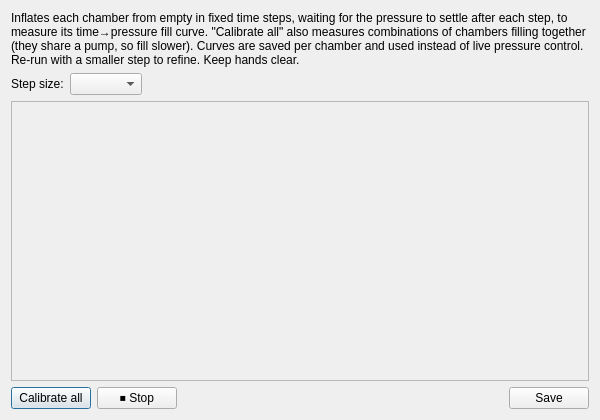
<?xml version="1.0" encoding="UTF-8"?>
<ui version="4.0">
 <class>FillCalibrationDialog</class>
 <widget class="QDialog" name="FillCalibrationDialog">
  <property name="geometry">
   <rect><x>0</x><y>0</y><width>600</width><height>420</height></rect>
  </property>
  <property name="windowTitle"><string>Calibrate Fill Times</string></property>
  <property name="minimumSize">
   <size><width>560</width><height>0</height></size>
  </property>
  <property name="maximumSize">
   <size><width>720</width><height>16777215</height></size>
  </property>
  <layout class="QVBoxLayout" name="verticalLayout">
   <item>
    <widget class="QLabel" name="intro_label">
     <property name="wordWrap"><bool>true</bool></property>
     <property name="text"><string>Inflates each chamber from empty in fixed time steps, waiting for the pressure to settle after each step, to measure its time→pressure fill curve. "Calibrate all" also measures combinations of chambers filling together (they share a pump, so fill slower). Curves are saved per chamber and used instead of live pressure control. Re-run with a smaller step to refine. Keep hands clear.</string></property>
    </widget>
   </item>
   <item>
    <layout class="QHBoxLayout" name="controls_row">
     <item>
      <widget class="QLabel" name="step_label">
       <property name="text"><string>Step size:</string></property>
      </widget>
     </item>
     <item>
      <widget class="QComboBox" name="step_combo">
       <property name="whatsThis"><string>Inflate-step granularity for the sweep. Coarse is fast; finer steps measure more points on the curve. Re-run a chamber with a finer step to refine its curve.</string></property>
      </widget>
     </item>
     <item>
      <spacer name="controls_spacer">
       <property name="orientation"><enum>Qt::Horizontal</enum></property>
       <property name="sizeHint" stdset="0"><size><width>40</width><height>20</height></size></property>
      </spacer>
     </item>
     <item>
      <widget class="QLabel" name="combo_status">
       <property name="whatsThis"><string>Progress of a "Calibrate all" run: which sweep is in progress out of the total, and which node/slots it covers (solo = one chamber, combo = several filling together to measure their shared-pump load).</string></property>
       <property name="text"><string/></property>
      </widget>
     </item>
    </layout>
   </item>
   <item>
    <widget class="QScrollArea" name="scroll_area">
     <property name="widgetResizable"><bool>true</bool></property>
     <property name="horizontalScrollBarPolicy"><enum>Qt::ScrollBarAlwaysOff</enum></property>
     <widget class="QWidget" name="rows_container">
      <layout class="QVBoxLayout" name="rows_layout">
       <property name="leftMargin"><number>0</number></property>
       <property name="topMargin"><number>0</number></property>
       <property name="rightMargin"><number>0</number></property>
       <property name="bottomMargin"><number>0</number></property>
      </layout>
     </widget>
    </widget>
   </item>
   <item>
    <layout class="QHBoxLayout" name="button_row">
     <item>
      <widget class="QPushButton" name="all_btn">
       <property name="whatsThis"><string>Run the timing sweep for every chamber alone, then for every combination of chambers on each node filling together (to measure the shared-pump slowdown). Confirms the run count first. Keep hands clear during the run.</string></property>
       <property name="text"><string>Calibrate all</string></property>
      </widget>
     </item>
     <item>
      <widget class="QPushButton" name="stop_btn">
       <property name="whatsThis"><string>Abort the current calibration immediately and halt every chamber (close valves, pumps off). Does not run the vacuum pump.</string></property>
       <property name="text"><string>⏹ Stop</string></property>
      </widget>
     </item>
     <item>
      <spacer name="button_spacer">
       <property name="orientation"><enum>Qt::Horizontal</enum></property>
       <property name="sizeHint" stdset="0"><size><width>40</width><height>20</height></size></property>
      </spacer>
     </item>
     <item>
      <widget class="QPushButton" name="save_btn">
       <property name="whatsThis"><string>Store the measured fill curves into the skin so the activity can use timed filling instead of live pressure control.</string></property>
       <property name="text"><string>Save</string></property>
      </widget>
     </item>
    </layout>
   </item>
  </layout>
 </widget>
 <resources/>
 <connections/>
</ui>
